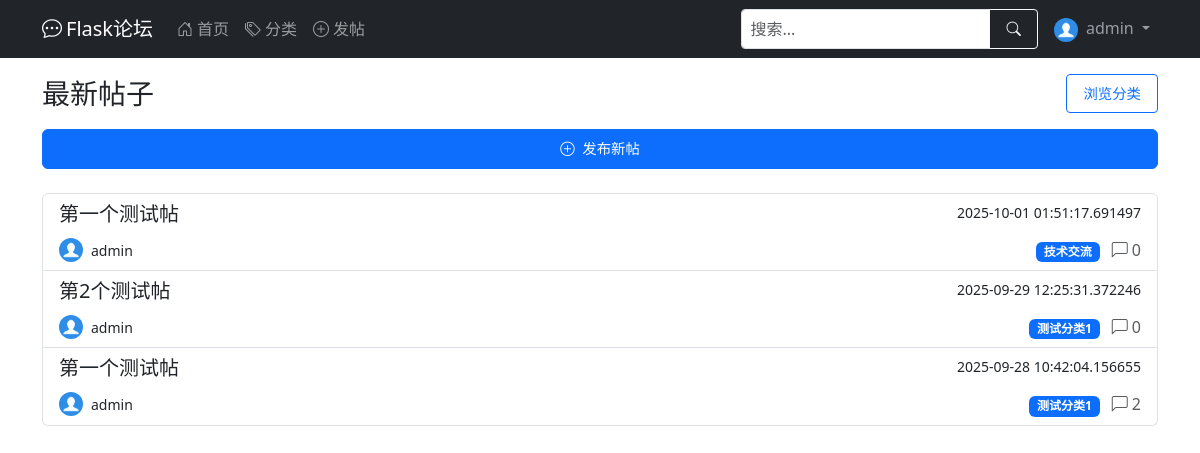
Screenshot of / (signed in) with the database file from the repository.
### app/models.py (models this page shows, shortened)
class User(UserMixin, db.Model):
    __tablename__ = 'user'
    id = db.Column(db.Integer, primary_key=True)
    username = db.Column(db.String(64), index=True, unique=True, nullable=False)
    email = db.Column(db.String(120), index=True, unique=True, nullable=False)
    password_hash = db.Column(db.String(128), nullable=False)
    created_at = db.Column(db.DateTime, default=datetime.utcnow)
    last_seen = db.Column(db.DateTime, default=datetime.utcnow)
    about_me = db.Column(db.Text)
    avatar = db.Column(db.String(120), default='default.jpg')  # 头像
    permissions = db.Column(db.Integer, default=Permissions.USER)
    posts = db.relationship('Post', backref='author', lazy='dynamic')  # 在Post处能查到作者，用法：Post.author
    def avatar_url(self):
        return url_for('static', filename=f'profile_pics/{self.avatar}', _external=True)

class Post(db.Model):
    __tablename__ = 'post'
    id = db.Column(db.Integer, primary_key=True)
    title = db.Column(db.String(100), nullable=False)
    content = db.Column(db.Text, nullable=False)
    created_at = db.Column(db.DateTime, default=datetime.utcnow)
    last_updated = db.Column(db.DateTime, default=datetime.utcnow, onupdate=datetime.utcnow)
    views = db.Column(db.Integer, default=0)  # 浏览量
    user_id = db.Column(db.Integer, db.ForeignKey('user.id'), nullable=False)  # 对应user.id
    category_id = db.Column(db.Integer, db.ForeignKey('category.id'))  # 对应category.id
    comments = db.relationship('Comment', backref='post', lazy='select')  # post.comment查到所有评论
    _comment_count = db.Column('comment_count', db.Integer, default=0)
    @property
    def comment_count(self):
        return self._comment_count
    @comment_count.setter
    def comment_count(self, value):
        self._comment_count = value

class Category(db.Model):
    __tablename__ = 'category'
    id = db.Column(db.Integer, primary_key=True)
    name = db.Column(db.String(50), unique=True, nullable=False)
    posts = db.relationship('Post', backref='category', lazy=True)  # 从Post里能查到分类,Post.category

### app/routes.py (the view)
@main.route('/')
def index():
    page = request.args.get('page', 1, type=int)
    per_page = current_app.config.get('POSTS_PER_PAGE', 10)
    search_query = request.args.get('q', '')
    query = base_posts_query()
    if search_query:
        query = query.filter(Post.title.ilike(f'%{search_query}%'))
    query = query.order_by(Post.created_at.desc())
    pagination = query.paginate(page=page, per_page=per_page, error_out=False)
    posts = create_posts_with_comment_count(pagination)
    return render_template('index.html', posts=posts, search_query=search_query)

### app/models.py (called while the page is built)
@login_manager.user_loader
def load_user(user_id):
    return User.query.get(int(user_id))

### app/utils.py (called while the page is built)
def create_posts_with_comment_count(pagination, category=None):
    posts = []
    for post, comment_count_val in pagination.items:
        new_post = Post(
            id=post.id,
            title=post.title,
            content=post.content,
            created_at=post.created_at,
            last_updated=post.last_updated,
            views=post.views,
            user_id=post.user_id,
            category_id=post.category_id,
            _comment_count=comment_count_val,
            author=post.author
        )
        new_post.category = category or post.category
        posts.append(new_post)
    return CustomPagination(
        items=posts,
        page=pagination.page,
        per_page=pagination.per_page,
        total=pagination.total
    )

def base_posts_query():
    comment_count = db.session.query(
        Comment.post_id,
        func.count(Comment.id).label('comment_count')
    ).group_by(Comment.post_id).subquery()  # 修正位置
    return db.session.query(
        Post,
        func.coalesce(comment_count.c.comment_count, 0).label('comment_count')
    ).outerjoin(
        comment_count, Post.id == comment_count.c.post_id
    ).options(
        joinedload(Post.author),
        joinedload(Post.category)
    )

### app/templates/index.html (shortened to what this page needs)
{% extends "base.html" %}
{% import "_pagination.html" as pagination %}
{% block content %}
<div class="d-flex justify-content-between align-items-center mb-3">
    <h1 class="h3 mb-0">最新帖子</h1>
    <a href="{{ url_for('main.list_categories') }}" class="btn btn-sm btn-outline-primary d-none d-md-inline-block">
        浏览分类
    </a>
</div>
{% if current_user.is_authenticated %}
<div class="d-grid gap-2 mb-4">
    <a href="{{ url_for('main.create_post') }}" class="btn btn-primary">
        <i class="bi bi-plus-circle me-1"></i> 发布新帖
    </a>
</div>
{% else %}
<div class="alert alert-info mb-4">
    请<a href="{{ url_for('auth.login') }}">登录</a>或<a href="{{ url_for('auth.register') }}">注册</a>来发布帖子
</div>
{% endif %}
{% if posts.items %}
<div class="list-group">
    {% for post in posts.items %}
    <a href="{{ url_for('main.post_detail', post_id=post.id) }}" class="list-group-item list-group-item-action">
        <div class="d-flex w-100 justify-content-between">
            <h5 class="mb-1">{{ post.title }}</h5>
            <small>{{ post.created_at }}</small>
        </div>
        <div class="d-flex justify-content-between align-items-center mt-2">
            <div class="d-flex align-items-center">
                <img src="{{ post.author.avatar_url() }}" class="rounded-circle me-2" width="24" height="24" alt="头像">
                <small>{{ post.author.username }}</small>
            </div>
            <div>
                {% if post.category %}
                <span class="badge bg-primary">{{ post.category.name }}</span>
                {% endif %}
                <span class="text-muted ms-2">
                    <i class="bi bi-chat-left me-1"></i>{{ post.comment_count }}
                </span>
            </div>
        </div>
    </a>
    {% endfor %}
</div>
{% endif %}
{% endblock %}

### app/templates/base.html (shortened to what this page needs)
<!DOCTYPE html>
<html lang="zh" data-bs-theme="auto">
<head>
    <link href="/static/css/bootstrap.min.css" rel="stylesheet">
    <link rel="stylesheet" href="/static/css/bootstrap-icons.css">
</head>
<body>
<nav class="navbar navbar-expand-lg navbar-dark bg-dark desktop-nav">
    <div class="container">
        <a class="navbar-brand" href="{{ url_for('main.index') }}">
            <i class="bi bi-chat-dots me-1"></i>Flask论坛
        </a>
        <div class="collapse navbar-collapse" id="mainNavbar">
            <ul class="navbar-nav me-auto">
                <li class="nav-item">
                    <a class="nav-link" href="{{ url_for('main.index') }}">
                        <i class="bi bi-house-door me-1"></i>首页
                    </a>
                </li>
                <li class="nav-item">
                    <a class="nav-link" href="{{ url_for('main.list_categories') }}">
                        <i class="bi bi-tags me-1"></i>分类
                    </a>
                </li>
                <li class="nav-item">
                    <a class="nav-link" href="{{ url_for('main.create_post') }}">
                        <i class="bi bi-plus-circle me-1"></i>发帖
                    </a>
                </li>
            </ul>
            <form class="d-flex me-2 my-2 my-lg-0" action="{{ url_for('main.index') }}" method="get">
                <div class="input-group">
                    <input type="search" name="q" class="form-control form-control-sm" placeholder="搜索..."
                           aria-label="搜索" value="{{ request.args.get('q', '') }}">
                    <button class="btn btn-outline-light btn-sm" type="submit">
                        <i class="bi bi-search"></i>
                    </button>
                </div>
            </form>
            <ul class="navbar-nav">
                {% if current_user.is_authenticated %}
                <li class="nav-item dropdown">
                    <a class="nav-link dropdown-toggle" href="#" id="userDropdown" role="button"
                       data-bs-toggle="dropdown" aria-expanded="false">
                        <img src="{{ current_user.avatar_url() }}" class="rounded-circle me-1" width="24" height="24"
                             alt="头像">
                        {{ current_user.username }}
                    </a>
                </li>
                {% endif %}
            </ul>
        </div>
    </div>
</nav>
<main class="container mt-3 mb-5">
    {% block content %}{% endblock %}
</main>
</body>
</html>

### app/templates/base.html (style rules this page uses)
:root { --mobile-nav-height: 56px; }
@media (min-width: 769px) { .desktop-nav { display: block; } }
input, textarea, select { font-size: 16px !important; }
.btn { padding: 8px 16px; font-size: 0.9rem; }

### rows the page displays
User: avatar_url (placeholder picture), username "admin"
Post: title "第一个测试帖", created_at "2025-10-01 01:51:17.691497", author.avatar_url (placeholder picture), author.username "admin", category.name "技术交流", comment_count "0"
Post: title "第2个测试帖", created_at "2025-09-29 12:25:31.372246", author.avatar_url (placeholder picture), author.username "admin", category.name "测试分类1", comment_count "0"
Post: title "第一个测试帖", created_at "2025-09-28 10:42:04.156655", author.avatar_url (placeholder picture), author.username "admin", category.name "测试分类1", comment_count "2"
